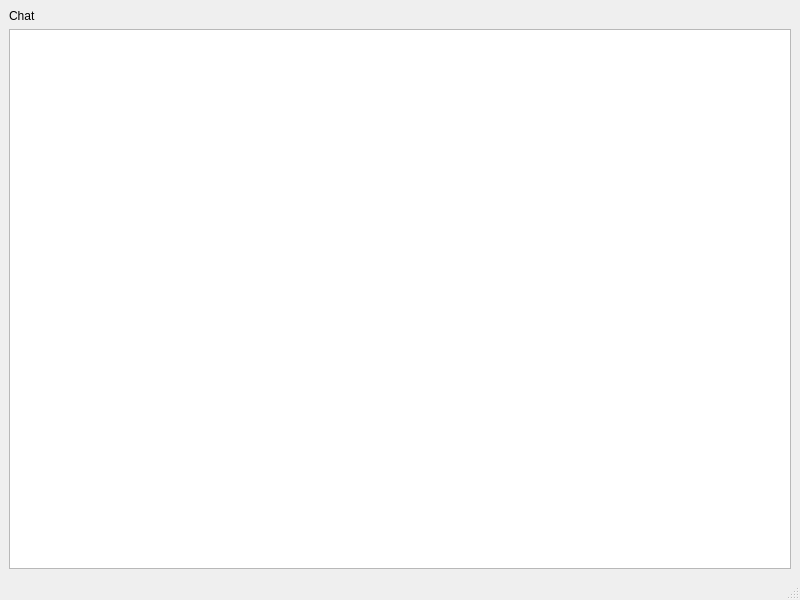
<?xml version="1.0" encoding="UTF-8"?>
<ui version="4.0">
 <class>MainWindow</class>
 <widget class="QMainWindow" name="MainWindow">
  <property name="geometry">
   <rect>
    <x>0</x>
    <y>0</y>
    <width>800</width>
    <height>600</height>
   </rect>
  </property>
  <property name="windowTitle">
   <string>MainWindow</string>
  </property>
  <widget class="QWidget" name="centralwidget">
   <layout class="QGridLayout" name="gridLayout">
    <item row="0" column="0">
     <widget class="QLabel" name="label">
      <property name="text">
       <string>Chat</string>
      </property>
     </widget>
    </item>
    <item row="1" column="0">
     <widget class="QTextEdit" name="textEdit">
      <property name="readOnly">
       <bool>true</bool>
      </property>
     </widget>
    </item>
   </layout>
  </widget>
  <widget class="QMenuBar" name="menubar">
   <property name="geometry">
    <rect>
     <x>0</x>
     <y>0</y>
     <width>800</width>
     <height>26</height>
    </rect>
   </property>
  </widget>
  <widget class="QStatusBar" name="statusbar"/>
 </widget>
 <resources/>
 <connections/>
</ui>
